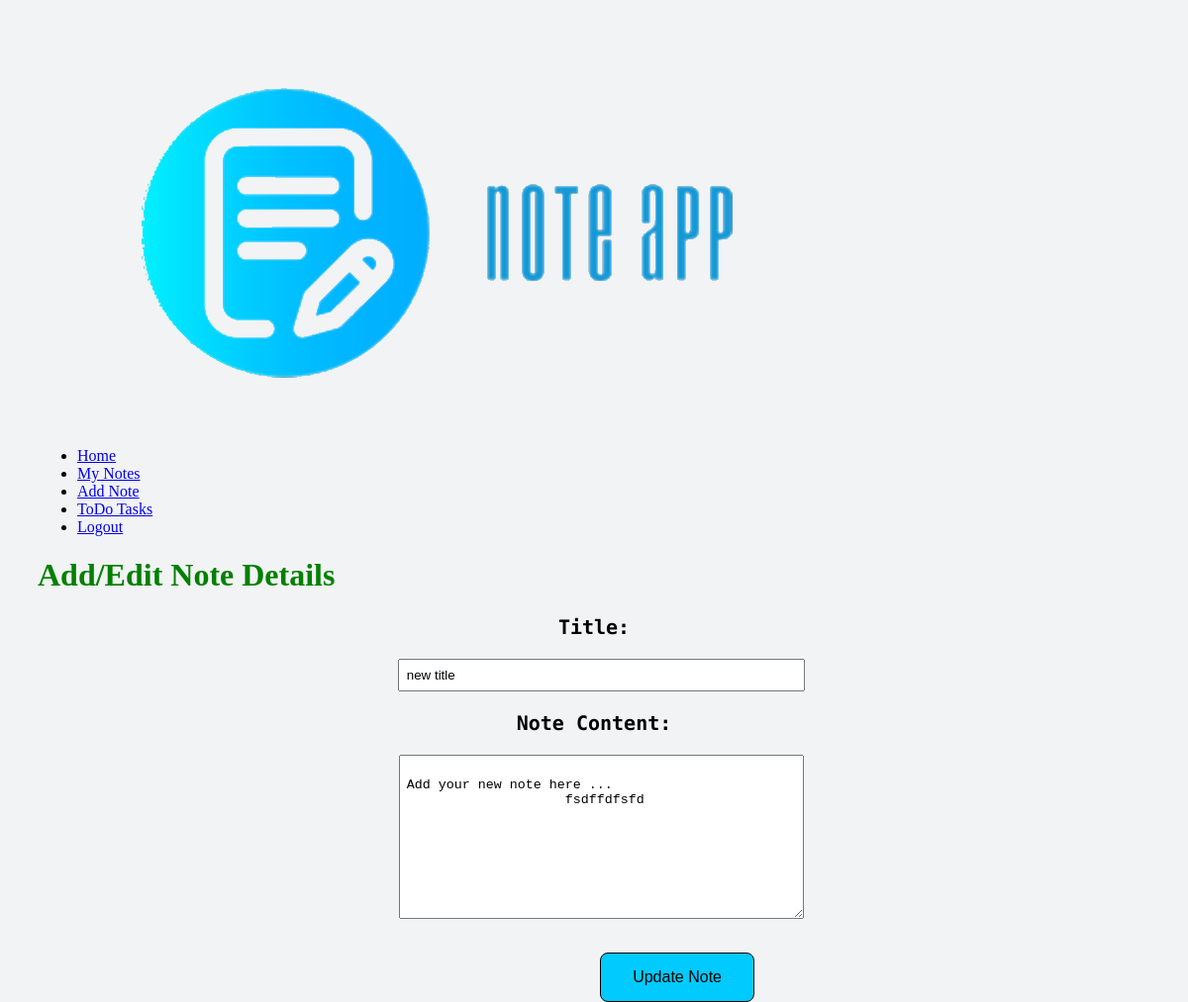
Page /notes/edit/1 (signed in) on the earlier database version.
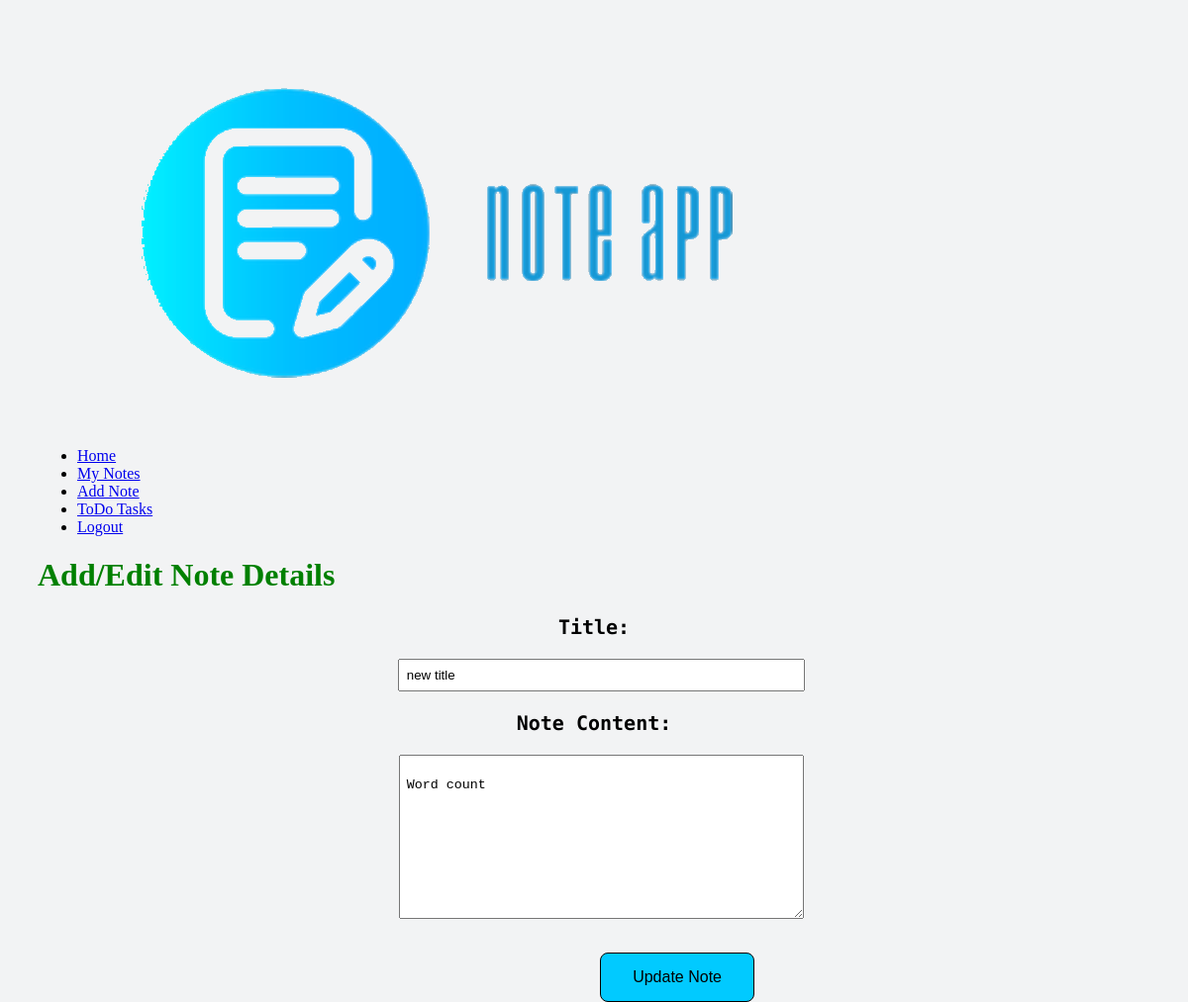
Same page on the later database version.
### models.py (models this page shows, shortened)
class Note(db.Model):
    id = db.Column("id", db.Integer, primary_key=True)
    title = db.Column("title", db.String(200))
    text = db.Column("text", db.String(100))
    date = db.Column("date", db.String(50))
    user_id = db.Column(db.Integer, db.ForeignKey("user.id"), nullable=False)
    comments = db.relationship("Comment", backref="note_comment", cascade="all, delete-orphan", lazy=True)

### ProjectNote.py (the view)
@app.route('/notes/edit/<note_id>', methods=['GET', 'POST'])
def update_note(note_id):
    form = regextitleedit()
    if session.get('user'):
        if form.validate_on_submit():
            title = request.form['TitleEdit']
            text = request.form['NoteEdit']
            note = db.session.query(Note).filter_by(id=note_id).one()
            note.title = title
            note.text = text
            db.session.add(note)
            db.session.commit()
            return redirect(url_for('get_notes'))
        else:
            my_note = db.session.query(Note).filter_by(id=note_id).one()
            return render_template('new.html', note=my_note, user=session['user'], form=form)
    else:
        return redirect(url_for('login'))

### forms.py
class regextitleedit(FlaskForm):
    class Meta:
        csrf = False
    TitleEdit = StringField('title', validators=[DataRequired(), Regexp('^[ A-Za-z0-9]*$')])
    NoteEdit = StringField('note', validators=[Length(1, 1000)])
    submit = SubmitField('Update Note')

### templates/new.html (shortened to what this page needs)
<!DOCTYPE html>
<html lang="en">
<head>
    <link rel="stylesheet" href="https://cdnjs.cloudflare.com/ajax/libs/font-awesome/4.7.0/css/font-awesome.min.css">
    <link rel="stylesheet" href="{{ url_for('static', filename='note_edit_input.css') }}">
    <link rel="stylesheet" href="{{ url_for('static', filename='main.css') }}">
</head>
<body>
<header>
    <div class="container">
        <img src="../static/logo.png" alt="note Logo" id="logo">
        <nav class="site-nav">
            <ul>
                <li><a href = "/index"> Home</a></li>
                <li><a href = "/notes"> My Notes</a></li>
                <li><a href = "/notes/new"> Add Note</a></li>
                <li><a href="/todo">ToDo Tasks</a></li>
        {% if user %}
                <li><a href="{{ url_for('logout') }}">Logout</a></li>
        {% else %}
                <li><a href="{{ url_for('login') }}">Sign In</a></li>
                <li><a href="{{ url_for('register') }}">Register</a></li>
            </ul>
            {% endif %}
        </nav>
    </div>
</header>
<div class="container-edit">
    <div class="edit-box">
        <h1>Add/Edit Note Details</h1>
    </div>
</div>
<div class="container-input">
{% if note %}
<form action ="{{url_for('update_note', note_id=note.id)}}" method="post">
    <div class="titlediv">
        <p class="info"><label>Title:</label></p>
        <p><input class="inputhere" type="text" name="TitleEdit" value="{{note.title}}"/></p>
    </div>
    <div class="contentdiv">
        <p class="info"><label>Note Content:</label></p>
        <textarea class="textin" name="NoteEdit"  rows="10">
                                {{note.text}}
                        </textarea>
    </div>
    <div class="submit-button">
        <input class="submitbutton" type="submit" value="Update Note"/>
    </div>
</form>
{% endif %}
</div>
</body>
</html>

Differences in the rows shown:
changed Note "new title": NoteEdit "Add your new note here ... fsdffdfsfd" → "Word count"
